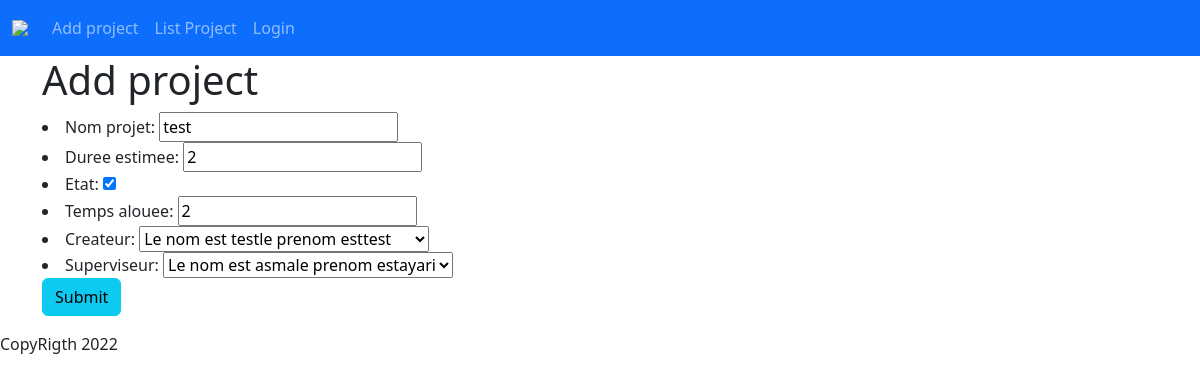
/App/UpdateProjet/6, run on the app's committed database.
### App/models.py (models this page shows)
class Projet(models.Model):
    nom_projet= models.CharField(max_length=255)
    duree_projet= models.IntegerField('duree estimee',default=0)
    etat= models.BooleanField(default=False)
    temps_alouee= models.IntegerField(validators=[MinValueValidator(1),MaxValueValidator(10)])
    membres= models.ManyToManyField(
        Etudiant,
        related_name="les_projets",
        through= 'memberShipInProject'
    )
    createur=models.OneToOneField(
        Etudiant,
        on_delete=models.SET_NULL,
        null=True
    )
    superviseur= models.ForeignKey(
        coach,
        on_delete=models.CASCADE
    )

### App/views.py (the view)
# urls.py: path('UpdateProjet/<int:pk>',UpdateProjet.as_view(),name="update_projet"),
class UpdateProjet(UpdateView):
    model=Projet
    form_class= AjoutForm
    success_url=reverse_lazy("Aff")

### App/forms.py
class AjoutForm(forms.ModelForm):
    class Meta:
        model = Projet
        fields=('__all__')
        exclude=('membres',)

### App/models.py (called while the page is built)
    def __str__(self):
        return  "Le nom est "+self.nom+"le prenom est" +self.prenom

### Templates/App/projet_form.html (shortened to what this page needs)
{% extends 'base.html' %}
{% block content %}
<h1>Add project</h1>
<form action="{%url 'add_projet' %}" method="post">
    {{form.as_ul}}
    <input type="submit" value="Submit" class="btn btn-info">
</form>
{% endblock %}

### data on the page
Projet: nom_projet "test", duree_projet "2", etat "☑", temps_alouee "2", createur "Le nom est testle prenom esttest", superviseur "Le nom est asmale prenom estayari"
